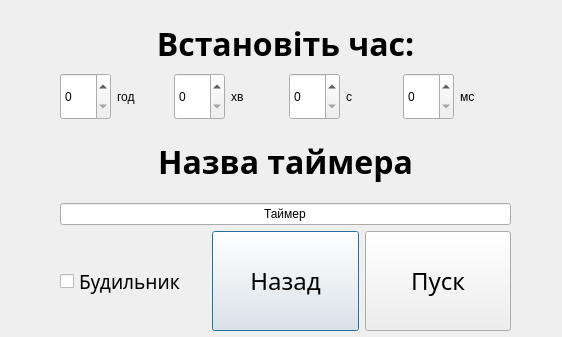
<?xml version="1.0" encoding="UTF-8"?>
<ui version="4.0">
 <class>addTimersMenu</class>
 <widget class="QDialog" name="addTimersMenu">
  <property name="geometry">
   <rect>
    <x>0</x>
    <y>0</y>
    <width>562</width>
    <height>337</height>
   </rect>
  </property>
  <property name="windowTitle">
   <string>Add timers or alarms</string>
  </property>
  <widget class="QWidget" name="verticalLayoutWidget_4">
   <property name="geometry">
    <rect>
     <x>60</x>
     <y>20</y>
     <width>451</width>
     <height>311</height>
    </rect>
   </property>
   <layout class="QVBoxLayout" name="verticalLayout_5">
    <item>
     <layout class="QVBoxLayout" name="verticalLayout">
      <item>
       <widget class="QLabel" name="setTime">
        <property name="font">
         <font>
          <family>Montserrat</family>
          <pointsize>24</pointsize>
          <bold>true</bold>
         </font>
        </property>
        <property name="tabletTracking">
         <bool>false</bool>
        </property>
        <property name="text">
         <string>Встановіть час:</string>
        </property>
        <property name="alignment">
         <set>Qt::AlignCenter</set>
        </property>
       </widget>
      </item>
      <item>
       <layout class="QHBoxLayout" name="horizontalLayout">
        <property name="topMargin">
         <number>0</number>
        </property>
        <item>
         <widget class="QSpinBox" name="spinBoxHours">
          <property name="sizePolicy">
           <sizepolicy hsizetype="Minimum" vsizetype="Preferred">
            <horstretch>0</horstretch>
            <verstretch>0</verstretch>
           </sizepolicy>
          </property>
         </widget>
        </item>
        <item>
         <widget class="QLabel" name="labelHours">
          <property name="text">
           <string>год</string>
          </property>
         </widget>
        </item>
        <item>
         <widget class="QSpinBox" name="spinBoxMinutes">
          <property name="sizePolicy">
           <sizepolicy hsizetype="Minimum" vsizetype="Preferred">
            <horstretch>0</horstretch>
            <verstretch>0</verstretch>
           </sizepolicy>
          </property>
         </widget>
        </item>
        <item>
         <widget class="QLabel" name="labelMinutes">
          <property name="text">
           <string>хв</string>
          </property>
         </widget>
        </item>
        <item>
         <widget class="QSpinBox" name="spinBoxSeconds">
          <property name="sizePolicy">
           <sizepolicy hsizetype="Preferred" vsizetype="Preferred">
            <horstretch>0</horstretch>
            <verstretch>0</verstretch>
           </sizepolicy>
          </property>
         </widget>
        </item>
        <item>
         <widget class="QLabel" name="labelSeconds">
          <property name="text">
           <string>с</string>
          </property>
         </widget>
        </item>
        <item>
         <widget class="QSpinBox" name="spinBoxMiliseconds">
          <property name="sizePolicy">
           <sizepolicy hsizetype="Preferred" vsizetype="Preferred">
            <horstretch>0</horstretch>
            <verstretch>0</verstretch>
           </sizepolicy>
          </property>
         </widget>
        </item>
        <item>
         <widget class="QLabel" name="labelMiliseconds">
          <property name="text">
           <string>мс</string>
          </property>
         </widget>
        </item>
       </layout>
      </item>
     </layout>
    </item>
    <item>
     <layout class="QVBoxLayout" name="verticalLayout_4">
      <item>
       <widget class="QLabel" name="labelTimerName">
        <property name="font">
         <font>
          <family>Montserrat</family>
          <pointsize>24</pointsize>
          <bold>true</bold>
         </font>
        </property>
        <property name="tabletTracking">
         <bool>false</bool>
        </property>
        <property name="focusPolicy">
         <enum>Qt::ClickFocus</enum>
        </property>
        <property name="whatsThis">
         <string comment="max 36 symols"/>
        </property>
        <property name="text">
         <string>Назва таймера</string>
        </property>
        <property name="alignment">
         <set>Qt::AlignCenter</set>
        </property>
       </widget>
      </item>
      <item>
       <layout class="QHBoxLayout" name="horizontalLayout_4">
        <property name="topMargin">
         <number>0</number>
        </property>
        <item>
         <widget class="QLineEdit" name="timerName">
          <property name="inputMask">
           <string notr="true"/>
          </property>
          <property name="text">
           <string>Таймер</string>
          </property>
          <property name="alignment">
           <set>Qt::AlignCenter</set>
          </property>
         </widget>
        </item>
       </layout>
      </item>
     </layout>
    </item>
    <item>
     <layout class="QHBoxLayout" name="horizontalLayout_5">
      <property name="sizeConstraint">
       <enum>QLayout::SetDefaultConstraint</enum>
      </property>
      <item>
       <widget class="QCheckBox" name="checkedAlarm">
        <property name="sizePolicy">
         <sizepolicy hsizetype="Minimum" vsizetype="Minimum">
          <horstretch>0</horstretch>
          <verstretch>0</verstretch>
         </sizepolicy>
        </property>
        <property name="font">
         <font>
          <family>Montserrat</family>
          <pointsize>14</pointsize>
         </font>
        </property>
        <property name="text">
         <string>Будильник</string>
        </property>
       </widget>
      </item>
      <item>
       <widget class="QPushButton" name="backButton">
        <property name="sizePolicy">
         <sizepolicy hsizetype="Minimum" vsizetype="Minimum">
          <horstretch>0</horstretch>
          <verstretch>0</verstretch>
         </sizepolicy>
        </property>
        <property name="font">
         <font>
          <family>Montserrat</family>
          <pointsize>18</pointsize>
         </font>
        </property>
        <property name="text">
         <string>Назад</string>
        </property>
       </widget>
      </item>
      <item>
       <widget class="QPushButton" name="startTimersButton">
        <property name="sizePolicy">
         <sizepolicy hsizetype="Minimum" vsizetype="Minimum">
          <horstretch>0</horstretch>
          <verstretch>0</verstretch>
         </sizepolicy>
        </property>
        <property name="font">
         <font>
          <family>Montserrat</family>
          <pointsize>18</pointsize>
         </font>
        </property>
        <property name="text">
         <string>Пуск</string>
        </property>
       </widget>
      </item>
     </layout>
    </item>
   </layout>
  </widget>
 </widget>
 <resources/>
 <connections/>
</ui>
